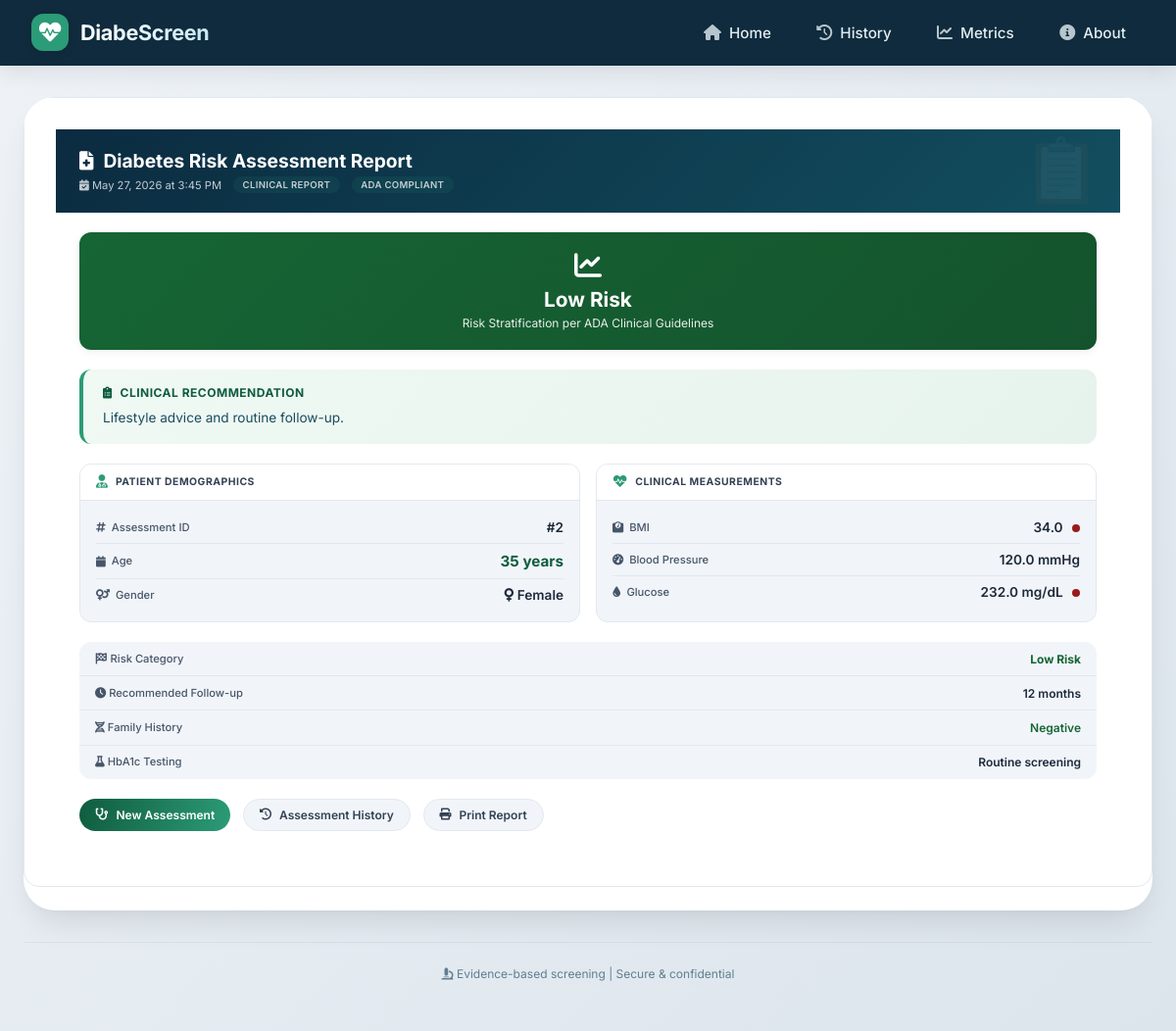
Screenshot of /result/2/ with the database file from the repository.
### screening/models.py (models this page shows, shortened)
class Patient(models.Model):
    RISK_CHOICES = (
        ('LOW', 'Low Risk'),
        ('MEDIUM', 'Medium Risk'),
        ('HIGH', 'High Risk'),
    )
    gender = models.CharField(max_length=10)
    age = models.IntegerField()
    bmi = models.FloatField()
    blood_pressure = models.FloatField()
    glucose_level = models.FloatField()
    family_history = models.BooleanField(default=False)
    risk_level = models.CharField(
        max_length=20,
        choices=RISK_CHOICES,
        blank=True,
        null=True
    )
    recommendation = models.TextField(blank=True, null=True)
    created_at = models.DateTimeField(auto_now_add=True)

### screening/views.py (the view)
def result(request, patient_id):
    patient = get_object_or_404(
        Patient,
        id=patient_id
    )
    context = {
        'patient': patient
    }
    return render(
        request,
        'result.html',
        context
    )

### templates/result.html (shortened to what this page needs)
{% extends 'base.html' %}
{% load static %}
{% block content %}
<div class="report-container">
    <div class="report-header">
        <div class="report-title">
            <i class="fas fa-file-medical"></i>
            Diabetes Risk Assessment Report
        </div>
        <div class="report-meta">
            <span><i class="fas fa-calendar-check"></i> {{ patient.created_at|date:"F d, Y \a\t g:i A" }}</span>
            <span class="clinical-badge">CLINICAL REPORT</span>
            <span class="clinical-badge">ADA COMPLIANT</span>
        </div>
    </div>
    <div class="risk-banner">
        <div class="risk-content
            {% if patient.risk_level == 'HIGH' %}risk-high
            {% elif patient.risk_level == 'MEDIUM' %}risk-medium
            {% else %}risk-low{% endif %}">
            <i class="fas fa-chart-line"></i>
            <h2>
                {% if patient.risk_level == 'HIGH' %}
                    High Risk
                {% elif patient.risk_level == 'MEDIUM' %}
                    Moderate Risk
                {% else %}
                    Low Risk
                {% endif %}
            </h2>
            <p>Risk Stratification per ADA Clinical Guidelines</p>
        </div>
    </div>
    <div class="rec-card">
        <h3>
            <i class="fas fa-clipboard-list"></i>
            Clinical Recommendation
        </h3>
        <p>{{ patient.recommendation }}</p>
    </div>
    <div class="data-grid-clinical">
        <div class="data-card-clinical">
            <div class="data-card-header">
                <i class="fas fa-user-md"></i>
                <h3>Patient Demographics</h3>
            </div>
            <div class="data-card-body">
                <div class="data-row">
                    <span class="data-label"><i class="fas fa-hashtag"></i> Assessment ID</span>
                    <span class="data-value">#{{ patient.id }}</span>
                </div>
                <div class="data-row">
                    <span class="data-label"><i class="fas fa-calendar"></i> Age</span>
                    <span class="data-value data-value-large">{{ patient.age }} years</span>
                </div>
                <div class="data-row">
                    <span class="data-label"><i class="fas fa-venus-mars"></i> Gender</span>
                    <span class="data-value">
                        {% if patient.gender == 'Male' %}
                            <i class="fas fa-mars"></i> Male
                        {% else %}
                            <i class="fas fa-venus"></i> Female
                        {% endif %}
                    </span>
                </div>
            </div>
        </div>
        <div class="data-card-clinical">
            <div class="data-card-header">
                <i class="fas fa-heartbeat"></i>
                <h3>Clinical Measurements</h3>
            </div>
            <div class="data-card-body">
                <div class="data-row">
                    <span class="data-label"><i class="fas fa-weight-scale"></i> BMI</span>
                    <span class="data-value">
                        {{ patient.bmi|floatformat:1 }}
                        {% if patient.bmi < 18.5 %}
                            <span class="indicator indicator-elevated"></span>
                        {% elif patient.bmi < 25 %}
                            <span class="indicator indicator-normal"></span>
                        {% elif patient.bmi < 30 %}
                            <span class="indicator indicator-elevated"></span>
                        {% else %}
                            <span class="indicator indicator-high"></span>
                        {% endif %}
                    </span>
                </div>
                <div class="data-row">
                    <span class="data-label"><i class="fas fa-tachometer-alt"></i> Blood Pressure</span>
                    <span class="data-value">{{ patient.blood_pressure }} mmHg</span>
                </div>
                <div class="data-row">
                    <span class="data-label"><i class="fas fa-tint"></i> Glucose</span>
                    <span class="data-value">
                        {{ patient.glucose_level }} mg/dL
                        {% if patient.glucose_level < 100 %}
                            <span class="indicator indicator-normal"></span>
                        {% elif patient.glucose_level < 126 %}
                            <span class="indicator indicator-elevated"></span>
                        {% else %}
                            <span class="indicator indicator-high"></span>
                        {% endif %}
                    </span>
                </div>
            </div>
        </div>
    </div>
    <div class="followup-table">
        <div class="followup-row">
            <span class="followup-label"><i class="fas fa-flag-checkered"></i> Risk Category</span>
            <span class="followup-value">
                {% if patient.risk_level == 'HIGH' %}
                    <strong style="color: var(--clinical-danger);">High Risk</strong>
                {% elif patient.risk_level == 'MEDIUM' %}
                    <strong style="color: var(--clinical-warning);">Moderate Risk</strong>
                {% else %}
                    <strong style="color: var(--clinical-success);">Low Risk</strong>
                {% endif %}
            </span>
        </div>
        <div class="followup-row">
            <span class="followup-label"><i class="fas fa-clock"></i> Recommended Follow-up</span>
            <span class="followup-value">
                {% if patient.risk_level == 'HIGH' %}
                    Immediate referral / 1 month
                {% elif patient.risk_level == 'MEDIUM' %}
                    3-6 months
                {% else %}
                    12 months
                {% endif %}
            </span>
        </div>
        <div class="followup-row">
            <span class="followup-label"><i class="fas fa-dna"></i> Family History</span>
            <span class="followup-value">
                {% if patient.family_history %}
                    <span style="color: var(--clinical-warning);">Positive - First-degree relative</span>
                {% else %}
                    <span style="color: var(--clinical-success);">Negative</span>
                {% endif %}
            </span>
        </div>
        <div class="followup-row">
            <span class="followup-label"><i class="fas fa-flask"></i> HbA1c Testing</span>
            <span class="followup-value">
                {% if patient.risk_level == 'HIGH' %}
                    Recommended within 30 days
                {% elif patient.risk_level == 'MEDIUM' %}
                    Consider within 3 months
                {% else %}
                    Routine screening
                {% endif %}
            </span>
        </div>
    </div>
    <div class="action-bar">
        <a href="{% url 'home' %}" class="btn-clinical btn-primary-clinical">
            <i class="fas fa-stethoscope"></i> New Assessment
        </a>
        <a href="{% url 'history' %}" class="btn-clinical btn-secondary-clinical">
            <i class="fas fa-history"></i> Assessment History
        </a>
        <a href="#" onclick="window.print(); return false;" class="btn-clinical btn-secondary-clinical">
            <i class="fas fa-print"></i> Print Report
        </a>
    </div>
</div>
{% endblock %}

### templates/base.html (style rules this page uses)
* { margin: 0; padding: 0; box-sizing: border-box; }
body { font-family: 'Inter', system-ui, -apple-system, 'Segoe UI', Roboto, Helvetica, sans-serif; background: linear-gradient(135deg, #eef2f7 0%, #dce5ec 100%); min-height: 100vh; display: flex; flex-direction: column; }
.page-card > :first-child { padding: 2rem 2rem 2rem 2rem; }

### rows the page displays
Patient: created_at "May 27, 2026 at 3:45 PM", recommendation "Lifestyle advice and routine follow-up.", id "2", age "35", bmi "34.0", blood_pressure "120.0", glucose_level "232.0"
